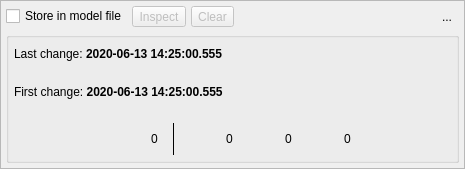
<?xml version="1.0" encoding="UTF-8"?>
<ui version="4.0">
 <class>ChangelogWidget</class>
 <widget class="QWidget" name="ChangelogWidget">
  <property name="geometry">
   <rect>
    <x>0</x>
    <y>0</y>
    <width>465</width>
    <height>169</height>
   </rect>
  </property>
  <property name="minimumSize">
   <size>
    <width>0</width>
    <height>0</height>
   </size>
  </property>
  <property name="maximumSize">
   <size>
    <width>16777215</width>
    <height>16777215</height>
   </size>
  </property>
  <property name="windowTitle">
   <string>Form</string>
  </property>
  <property name="autoFillBackground">
   <bool>false</bool>
  </property>
  <layout class="QVBoxLayout" name="verticalLayout">
   <property name="spacing">
    <number>5</number>
   </property>
   <property name="leftMargin">
    <number>0</number>
   </property>
   <property name="topMargin">
    <number>0</number>
   </property>
   <property name="rightMargin">
    <number>0</number>
   </property>
   <property name="bottomMargin">
    <number>0</number>
   </property>
   <item>
    <widget class="QFrame" name="frame">
     <property name="sizePolicy">
      <sizepolicy hsizetype="Preferred" vsizetype="Preferred">
       <horstretch>0</horstretch>
       <verstretch>0</verstretch>
      </sizepolicy>
     </property>
     <property name="minimumSize">
      <size>
       <width>0</width>
       <height>0</height>
      </size>
     </property>
     <property name="frameShape">
      <enum>QFrame::Shape::StyledPanel</enum>
     </property>
     <property name="frameShadow">
      <enum>QFrame::Shadow::Raised</enum>
     </property>
     <layout class="QVBoxLayout" name="verticalLayout_3">
      <property name="spacing">
       <number>5</number>
      </property>
      <property name="leftMargin">
       <number>5</number>
      </property>
      <property name="topMargin">
       <number>5</number>
      </property>
      <property name="rightMargin">
       <number>5</number>
      </property>
      <property name="bottomMargin">
       <number>5</number>
      </property>
      <item>
       <layout class="QHBoxLayout" name="horizontalLayout_6">
        <property name="spacing">
         <number>5</number>
        </property>
        <item>
         <widget class="QCheckBox" name="persisted_chk">
          <property name="sizePolicy">
           <sizepolicy hsizetype="Preferred" vsizetype="Fixed">
            <horstretch>0</horstretch>
            <verstretch>0</verstretch>
           </sizepolicy>
          </property>
          <property name="toolTip">
           <string>Toggles the saving of the changelog to database model file.</string>
          </property>
          <property name="text">
           <string>Store in model file</string>
          </property>
         </widget>
        </item>
        <item>
         <widget class="QToolButton" name="inspect_tb">
          <property name="enabled">
           <bool>false</bool>
          </property>
          <property name="sizePolicy">
           <sizepolicy hsizetype="Fixed" vsizetype="Preferred">
            <horstretch>0</horstretch>
            <verstretch>0</verstretch>
           </sizepolicy>
          </property>
          <property name="minimumSize">
           <size>
            <width>0</width>
            <height>0</height>
           </size>
          </property>
          <property name="toolTip">
           <string>Open the changelog's XML code for inspection</string>
          </property>
          <property name="text">
           <string>Inspect</string>
          </property>
          <property name="icon">
           <iconset resource="../../res/resources.qrc">
            <normaloff>:/icons/icons/objselect.png</normaloff>:/icons/icons/objselect.png</iconset>
          </property>
          <property name="iconSize">
           <size>
            <width>25</width>
            <height>25</height>
           </size>
          </property>
          <property name="shortcut">
           <string>Shift+Del</string>
          </property>
          <property name="toolButtonStyle">
           <enum>Qt::ToolButtonStyle::ToolButtonTextBesideIcon</enum>
          </property>
          <property name="autoRaise">
           <bool>false</bool>
          </property>
         </widget>
        </item>
        <item>
         <widget class="QToolButton" name="clear_tb">
          <property name="enabled">
           <bool>false</bool>
          </property>
          <property name="sizePolicy">
           <sizepolicy hsizetype="Fixed" vsizetype="Preferred">
            <horstretch>0</horstretch>
            <verstretch>0</verstretch>
           </sizepolicy>
          </property>
          <property name="minimumSize">
           <size>
            <width>0</width>
            <height>0</height>
           </size>
          </property>
          <property name="toolTip">
           <string>Clears the entire changelog.</string>
          </property>
          <property name="text">
           <string>Clear</string>
          </property>
          <property name="icon">
           <iconset resource="../../res/resources.qrc">
            <normaloff>:/icons/icons/delete.png</normaloff>:/icons/icons/delete.png</iconset>
          </property>
          <property name="iconSize">
           <size>
            <width>25</width>
            <height>25</height>
           </size>
          </property>
          <property name="shortcut">
           <string>Shift+Del</string>
          </property>
          <property name="toolButtonStyle">
           <enum>Qt::ToolButtonStyle::ToolButtonTextBesideIcon</enum>
          </property>
          <property name="autoRaise">
           <bool>false</bool>
          </property>
         </widget>
        </item>
        <item>
         <spacer name="horizontalSpacer_2">
          <property name="orientation">
           <enum>Qt::Orientation::Horizontal</enum>
          </property>
          <property name="sizeHint" stdset="0">
           <size>
            <width>40</width>
            <height>20</height>
           </size>
          </property>
         </spacer>
        </item>
        <item>
         <widget class="QToolButton" name="hide_tb">
          <property name="toolTip">
           <string>Hide this widget</string>
          </property>
          <property name="text">
           <string>...</string>
          </property>
          <property name="icon">
           <iconset resource="../../res/resources.qrc">
            <normaloff>:/icons/icons/closetab.png</normaloff>:/icons/icons/closetab.png</iconset>
          </property>
          <property name="iconSize">
           <size>
            <width>20</width>
            <height>20</height>
           </size>
          </property>
          <property name="shortcut">
           <string>Esc</string>
          </property>
          <property name="autoRaise">
           <bool>true</bool>
          </property>
         </widget>
        </item>
       </layout>
      </item>
      <item>
       <widget class="QGroupBox" name="summary_gb">
        <property name="title">
         <string/>
        </property>
        <layout class="QVBoxLayout" name="verticalLayout_2">
         <property name="spacing">
          <number>5</number>
         </property>
         <property name="leftMargin">
          <number>5</number>
         </property>
         <property name="topMargin">
          <number>0</number>
         </property>
         <property name="rightMargin">
          <number>5</number>
         </property>
         <property name="bottomMargin">
          <number>5</number>
         </property>
         <item>
          <widget class="QLabel" name="last_change_lbl">
           <property name="sizePolicy">
            <sizepolicy hsizetype="Expanding" vsizetype="Preferred">
             <horstretch>0</horstretch>
             <verstretch>0</verstretch>
            </sizepolicy>
           </property>
           <property name="text">
            <string>Last change: &lt;strong&gt;2020-06-13 14:25:00.555&lt;/strong&gt;</string>
           </property>
          </widget>
         </item>
         <item>
          <widget class="QLabel" name="first_change_lbl">
           <property name="sizePolicy">
            <sizepolicy hsizetype="Expanding" vsizetype="Preferred">
             <horstretch>0</horstretch>
             <verstretch>0</verstretch>
            </sizepolicy>
           </property>
           <property name="text">
            <string>First change: &lt;strong&gt;2020-06-13 14:25:00.555&lt;/strong&gt;</string>
           </property>
          </widget>
         </item>
         <item>
          <layout class="QHBoxLayout" name="horizontalLayout_5">
           <property name="spacing">
            <number>15</number>
           </property>
           <property name="topMargin">
            <number>10</number>
           </property>
           <item>
            <spacer name="horizontalSpacer_3">
             <property name="orientation">
              <enum>Qt::Orientation::Horizontal</enum>
             </property>
             <property name="sizeHint" stdset="0">
              <size>
               <width>40</width>
               <height>20</height>
              </size>
             </property>
            </spacer>
           </item>
           <item>
            <layout class="QHBoxLayout" name="horizontalLayout_4">
             <property name="spacing">
              <number>5</number>
             </property>
             <item>
              <widget class="QLabel" name="obj_icon_lbl_4">
               <property name="sizePolicy">
                <sizepolicy hsizetype="Fixed" vsizetype="Fixed">
                 <horstretch>0</horstretch>
                 <verstretch>0</verstretch>
                </sizepolicy>
               </property>
               <property name="minimumSize">
                <size>
                 <width>32</width>
                 <height>32</height>
                </size>
               </property>
               <property name="maximumSize">
                <size>
                 <width>32</width>
                 <height>32</height>
                </size>
               </property>
               <property name="toolTip">
                <string>The total number of changelog entries</string>
               </property>
               <property name="frameShape">
                <enum>QFrame::Shape::NoFrame</enum>
               </property>
               <property name="frameShadow">
                <enum>QFrame::Shadow::Plain</enum>
               </property>
               <property name="text">
                <string/>
               </property>
               <property name="pixmap">
                <pixmap resource="../../res/resources.qrc">:/icons/icons/changelog.png</pixmap>
               </property>
               <property name="scaledContents">
                <bool>true</bool>
               </property>
               <property name="alignment">
                <set>Qt::AlignmentFlag::AlignCenter</set>
               </property>
              </widget>
             </item>
             <item>
              <widget class="QLabel" name="total_cnt_lbl">
               <property name="text">
                <string>0</string>
               </property>
              </widget>
             </item>
            </layout>
           </item>
           <item>
            <widget class="Line" name="separator_ln">
             <property name="maximumSize">
              <size>
               <width>1</width>
               <height>16777215</height>
              </size>
             </property>
             <property name="autoFillBackground">
              <bool>false</bool>
             </property>
             <property name="frameShadow">
              <enum>QFrame::Shadow::Plain</enum>
             </property>
             <property name="orientation">
              <enum>Qt::Orientation::Vertical</enum>
             </property>
            </widget>
           </item>
           <item>
            <layout class="QHBoxLayout" name="horizontalLayout">
             <property name="spacing">
              <number>5</number>
             </property>
             <item>
              <widget class="QLabel" name="obj_icon_lbl">
               <property name="sizePolicy">
                <sizepolicy hsizetype="Fixed" vsizetype="Fixed">
                 <horstretch>0</horstretch>
                 <verstretch>0</verstretch>
                </sizepolicy>
               </property>
               <property name="minimumSize">
                <size>
                 <width>32</width>
                 <height>32</height>
                </size>
               </property>
               <property name="maximumSize">
                <size>
                 <width>32</width>
                 <height>32</height>
                </size>
               </property>
               <property name="toolTip">
                <string>The number of object creation entries</string>
               </property>
               <property name="frameShape">
                <enum>QFrame::Shape::NoFrame</enum>
               </property>
               <property name="frameShadow">
                <enum>QFrame::Shadow::Plain</enum>
               </property>
               <property name="text">
                <string/>
               </property>
               <property name="pixmap">
                <pixmap resource="../../res/resources.qrc">:/icons/icons/created.png</pixmap>
               </property>
               <property name="scaledContents">
                <bool>true</bool>
               </property>
               <property name="alignment">
                <set>Qt::AlignmentFlag::AlignCenter</set>
               </property>
              </widget>
             </item>
             <item>
              <widget class="QLabel" name="added_cnt_lbl">
               <property name="text">
                <string>0</string>
               </property>
              </widget>
             </item>
            </layout>
           </item>
           <item>
            <layout class="QHBoxLayout" name="horizontalLayout_2">
             <property name="spacing">
              <number>5</number>
             </property>
             <item>
              <widget class="QLabel" name="obj_icon_lbl_2">
               <property name="sizePolicy">
                <sizepolicy hsizetype="Fixed" vsizetype="Fixed">
                 <horstretch>0</horstretch>
                 <verstretch>0</verstretch>
                </sizepolicy>
               </property>
               <property name="minimumSize">
                <size>
                 <width>32</width>
                 <height>32</height>
                </size>
               </property>
               <property name="maximumSize">
                <size>
                 <width>32</width>
                 <height>32</height>
                </size>
               </property>
               <property name="toolTip">
                <string>The number of object removal entries</string>
               </property>
               <property name="frameShape">
                <enum>QFrame::Shape::NoFrame</enum>
               </property>
               <property name="frameShadow">
                <enum>QFrame::Shadow::Plain</enum>
               </property>
               <property name="text">
                <string/>
               </property>
               <property name="pixmap">
                <pixmap resource="../../res/resources.qrc">:/icons/icons/removed.png</pixmap>
               </property>
               <property name="scaledContents">
                <bool>true</bool>
               </property>
               <property name="alignment">
                <set>Qt::AlignmentFlag::AlignCenter</set>
               </property>
              </widget>
             </item>
             <item>
              <widget class="QLabel" name="removed_cnt_lbl">
               <property name="text">
                <string>0</string>
               </property>
              </widget>
             </item>
            </layout>
           </item>
           <item>
            <layout class="QHBoxLayout" name="horizontalLayout_3">
             <property name="spacing">
              <number>5</number>
             </property>
             <item>
              <widget class="QLabel" name="obj_icon_lbl_3">
               <property name="sizePolicy">
                <sizepolicy hsizetype="Fixed" vsizetype="Fixed">
                 <horstretch>0</horstretch>
                 <verstretch>0</verstretch>
                </sizepolicy>
               </property>
               <property name="minimumSize">
                <size>
                 <width>32</width>
                 <height>32</height>
                </size>
               </property>
               <property name="maximumSize">
                <size>
                 <width>32</width>
                 <height>32</height>
                </size>
               </property>
               <property name="toolTip">
                <string>The number of object update entries</string>
               </property>
               <property name="frameShape">
                <enum>QFrame::Shape::NoFrame</enum>
               </property>
               <property name="frameShadow">
                <enum>QFrame::Shadow::Plain</enum>
               </property>
               <property name="text">
                <string/>
               </property>
               <property name="pixmap">
                <pixmap resource="../../res/resources.qrc">:/icons/icons/modified.png</pixmap>
               </property>
               <property name="scaledContents">
                <bool>true</bool>
               </property>
               <property name="alignment">
                <set>Qt::AlignmentFlag::AlignCenter</set>
               </property>
              </widget>
             </item>
             <item>
              <widget class="QLabel" name="updated_cnt_lbl">
               <property name="text">
                <string>0</string>
               </property>
              </widget>
             </item>
            </layout>
           </item>
           <item>
            <spacer name="horizontalSpacer">
             <property name="orientation">
              <enum>Qt::Orientation::Horizontal</enum>
             </property>
             <property name="sizeHint" stdset="0">
              <size>
               <width>40</width>
               <height>20</height>
              </size>
             </property>
            </spacer>
           </item>
          </layout>
         </item>
        </layout>
       </widget>
      </item>
     </layout>
    </widget>
   </item>
  </layout>
 </widget>
 <tabstops>
  <tabstop>persisted_chk</tabstop>
  <tabstop>clear_tb</tabstop>
  <tabstop>hide_tb</tabstop>
 </tabstops>
 <resources>
  <include location="../../res/resources.qrc"/>
 </resources>
 <connections/>
</ui>
